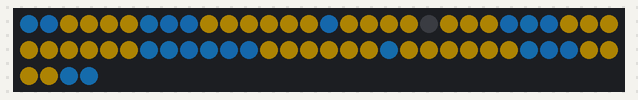
Simulated run of this sketch. Board: Arduino Uno, built with avr-gcc and run on an emulated ATmega328P. On the bench: 64 RGB LEDs in strip order, left to right, continuing on the next row. Dim RGB values are drawn brighter than linear.

Above: at 0.18 s.
At 10.34 s:
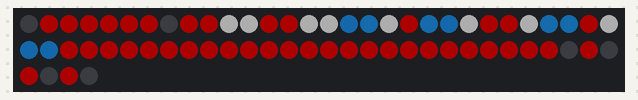
At 15.18 s:
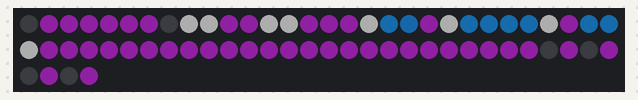
At 20.38 s:
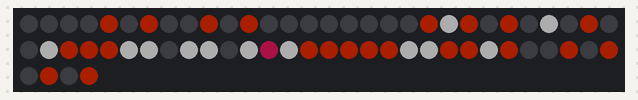
At 29.31 s:
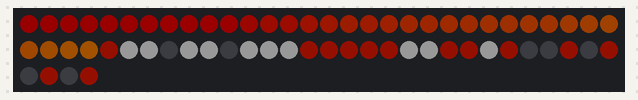
At 38.5 s:
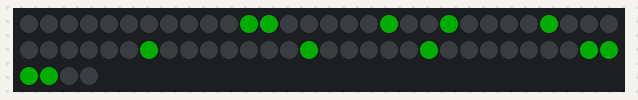

The sketch:

8x8_matrix.ino
```cpp
/* Arduino 256 RGB LEDs Matrix Animation Frame
 * Using WS2812 LED Strips


This code is in the public domain...

You can: copy it, use it, modify it, share it or just plain ignore it!
Thx!

*/

#include <avr/pgmspace.h>  // Needed to store stuff in Flash using PROGMEM
#include "FastLED.h"
#define NUM_LEDS 64
#define DATA_PIN 9
CRGB leds[NUM_LEDS];

#define FRAMES_PER_SECOND  120 //screensaver

// Create the array of retro arcade characters and store it in Flash memory
const long Spaceship1[] PROGMEM =
{
0x000000, 0x000000, 0x000000, 0x000000, 0x000000, 0x000000, 0x000000, 0x000000,
0x000000, 0x000000, 0x000000, 0x00ff00, 0x000000, 0x000000, 0x000000, 0x000000,
0x000000, 0x000000, 0x000000, 0x000000, 0x00ff00, 0x000000, 0x000000, 0x000000,
0x000000, 0x000000, 0x00ff00, 0x000000, 0x00ff00, 0x000000, 0x000000, 0x000000,
0x000000, 0x00ff00, 0x000000, 0x00ff00, 0x00ff00, 0x00ff00, 0x000000, 0x00ff00,
0x00ff00, 0x00ff00, 0x00ff00, 0x00ff00, 0x00ff00, 0x00ff00, 0x00ff00, 0x000000,
0x000000, 0x00ff00, 0x00ff00, 0x000000, 0x00ff00, 0x000000, 0x00ff00, 0x00ff00,
0x00ff00, 0x000000, 0x000000, 0x000000, 0x000000, 0x000000, 0x00ff00, 0x000000
};

const long Spaceship2[] PROGMEM =
{
0x000000, 0x000000, 0x000000, 0x000000, 0x000000, 0x000000, 0x000000, 0x000000,
0x000000, 0x000000, 0x000000, 0x000000, 0x00ff00, 0x000000, 0x000000, 0x000000,
0x000000, 0x000000, 0x000000, 0x00ff00, 0x000000, 0x000000, 0x000000, 0x000000,
0x000000, 0x000000, 0x000000, 0x00ff00, 0x000000, 0x00ff00, 0x000000, 0x000000,
0x00ff00, 0x000000, 0x00ff00, 0x00ff00, 0x00ff00, 0x000000, 0x00ff00, 0x000000,
0x000000, 0x00ff00, 0x00ff00, 0x00ff00, 0x00ff00, 0x00ff00, 0x00ff00, 0x00ff00,
0x00ff00, 0x00ff00, 0x000000, 0x00ff00, 0x000000, 0x00ff00, 0x00ff00, 0x000000,
0x000000, 0x00ff00, 0x000000, 0x000000, 0x000000, 0x000000, 0x000000, 0x00ff00
};


const long Bang0[] PROGMEM =
{
0x000000, 0x000001, 0x010001, 0x010001, 0x010100, 0x010101, 0x000100, 0x000101,
0x010100, 0x000101, 0xd50101, 0x010100, 0x010101, 0x010001, 0x010000, 0x010100,
0x000100, 0x010001, 0xd50100, 0x000000, 0xfeeb3a, 0x010100, 0x010001, 0x010101,
0x010101, 0x010101, 0xffea3a, 0xfffffe, 0xffea3b, 0x000101, 0x000001, 0x010101,
0x000100, 0x010000, 0x000000, 0x010100, 0xfeeb3b, 0x000100, 0x000100, 0x010000,
0x000101, 0x000001, 0x010001, 0x010101, 0x010000, 0x000101, 0x000000, 0x000001,
0x010100, 0x010101, 0x000001, 0x010000, 0x010100, 0x000100, 0x010000, 0x010000,
0x010000, 0x000001, 0x010001, 0x010101, 0x000001, 0x000001, 0x000101, 0x010001
};


const long Bang1[] PROGMEM =
{
0x000000, 0x000000, 0xff1f1f, 0x000000, 0x000000, 0x000000, 0x000000, 0xff1f1f,
0x000000, 0xf9d042, 0xf9d042, 0x000000, 0xf9d042, 0x000000, 0x000000, 0xff1f1f,
0x000000, 0xf9d042, 0xf9d042, 0xf9d042, 0xf9d042, 0xf9d042, 0x000000, 0x000000,
0xf9d042, 0xf9d042, 0xf9d042, 0x000000, 0x000000, 0xf9d042, 0x000000, 0xff1f1f,
0x000000, 0x000000, 0xf9d042, 0xf9d042, 0xf9d042, 0xf9d042, 0x000000, 0x000000,
0xff1f1f, 0xff1f1f, 0x000000, 0xf9d042, 0x000000, 0x000000, 0xff1f1f, 0x000000,
0xff1f1f, 0xff1f1f, 0x000000, 0xff1f1f, 0x000000, 0x000000, 0x000000, 0x000000,
0x000000, 0x000000, 0x000000, 0x000000, 0x000000, 0x000000, 0x000000, 0x000000
};

const long Bang2[] PROGMEM =
{
0x010001, 0x010001, 0xf9d043, 0x010100, 0x010101, 0xd50000, 0x010101, 0xf9d143,
0x000000, 0xd40001, 0x000001, 0x010100, 0x010001, 0x010101, 0x000100, 0x000101,
0x000000, 0x010100, 0x010101, 0x000101, 0x010101, 0x010101, 0x010101, 0x010100,
0xd50100, 0x010000, 0x010001, 0x000101, 0x000100, 0x010101, 0x000101, 0xf8d043,
0x000000, 0x000101, 0x010101, 0x010101, 0x050100, 0x000001, 0x010000, 0x010100,
0x000100, 0x000000, 0x010000, 0x000101, 0x010100, 0x000100, 0xd50001, 0x000001,
0xf9d043, 0x000001, 0xd50000, 0x010100, 0x010000, 0x000101, 0xd50100, 0x010001,
0x000100, 0x010000, 0x000001, 0xf8d043, 0x010101, 0x010100, 0x000100, 0x010001
};

const long Number0[] PROGMEM =
{
0x000000, 0x000000, 0x000000, 0x000000, 0x000000, 0x000000, 0x000000, 0x000000,
0x000000, 0x000000, 0x000000, 0x00ff00, 0x00ff00, 0x000000, 0x000000, 0x000000,
0x000000, 0x000000, 0x00ff00, 0x000000, 0x000000, 0x00ff00, 0x000000, 0x000000,
0x000000, 0x000000, 0x00ff00, 0x000000, 0x000000, 0x00ff00, 0x000000, 0x000000,
0x000000, 0x000000, 0x00ff00, 0x000000, 0x00ff00, 0x00ff00, 0x000000, 0x000000,
0x000000, 0x000000, 0x00ff00, 0x000000, 0x00ff00, 0x00ff00, 0x000000, 0x000000,
0x000000, 0x000000, 0x00ff00, 0x000000, 0x000000, 0x00ff00, 0x000000, 0x000000,
0x000000, 0x000000, 0x000000, 0x00ff00, 0x00ff00, 0x000000, 0x000000, 0x000000
};

const long Number1[] PROGMEM =
{
0x000000, 0x000000, 0x000000, 0x000000, 0x000000, 0x000000, 0x000000, 0x000000,
0x000000, 0x000000, 0x000000, 0x00ff00, 0x000000, 0x000000, 0x000000, 0x000000,
0x000000, 0x000000, 0x000000, 0x00ff00, 0x00ff00, 0x000000, 0x000000, 0x000000,
0x000000, 0x000000, 0x000000, 0x00ff00, 0x000000, 0x000000, 0x000000, 0x000000,
0x000000, 0x000000, 0x000000, 0x000000, 0x00ff00, 0x000000, 0x000000, 0x000000,
0x000000, 0x000000, 0x000000, 0x00ff00, 0x000000, 0x000000, 0x000000, 0x000000,
0x000000, 0x000000, 0x000000, 0x000000, 0x00ff00, 0x000000, 0x000000, 0x000000,
0x000000, 0x000000, 0x00ff00, 0x00ff00, 0x00ff00, 0x000000, 0x000000, 0x000000
};

const long Number2[] PROGMEM =
{
0x000000, 0x000000, 0x000000, 0x000000, 0x000000, 0x000000, 0x000000, 0x000000,
0x000000, 0x000000, 0x000000, 0x00ff00, 0x00ff00, 0x000000, 0x000000, 0x000000,
0x000000, 0x000000, 0x00ff00, 0x000000, 0x000000, 0x00ff00, 0x000000, 0x000000,
0x000000, 0x000000, 0x00ff00, 0x000000, 0x000000, 0x000000, 0x000000, 0x000000,
0x000000, 0x000000, 0x000000, 0x000000, 0x00ff00, 0x000000, 0x000000, 0x000000,
0x000000, 0x000000, 0x000000, 0x000000, 0x00ff00, 0x000000, 0x000000, 0x000000,
0x000000, 0x000000, 0x00ff00, 0x000000, 0x000000, 0x000000, 0x000000, 0x000000,
0x000000, 0x000000, 0x00ff00, 0x00ff00, 0x00ff00, 0x00ff00, 0x000000, 0x000000
};

const long Number3[] PROGMEM =
{
0x000000, 0x000000, 0x000000, 0x000000, 0x000000, 0x000000, 0x000000, 0x000000,
0x000000, 0x000000, 0x000000, 0x00ff00, 0x00ff00, 0x000000, 0x000000, 0x000000,
0x000000, 0x000000, 0x00ff00, 0x000000, 0x000000, 0x00ff00, 0x000000, 0x000000,
0x000000, 0x000000, 0x00ff00, 0x000000, 0x000000, 0x000000, 0x000000, 0x000000,
0x000000, 0x000000, 0x000000, 0x000000, 0x00ff00, 0x000000, 0x000000, 0x000000,
0x000000, 0x000000, 0x00ff00, 0x000000, 0x000000, 0x000000, 0x000000, 0x000000,
0x000000, 0x000000, 0x00ff00, 0x000000, 0x000000, 0x00ff00, 0x000000, 0x000000,
0x000000, 0x000000, 0x000000, 0x00ff00, 0x00ff00, 0x000000, 0x000000, 0x000000
};


const long pacman1[] PROGMEM =
{
0x2097f3, 0x2096f2, 0xfec106, 0xfec106, 0xffc007, 0xffc107, 0x2097f2, 0x2196f3,
0x2096f2, 0xfec006, 0xfec006, 0xfec007, 0xfec007, 0xffc007, 0xfec007, 0x2196f3,
0xfec007, 0xffc107, 0xffc107, 0xffc007, 0x010000, 0xfec006, 0xffc007, 0xfec107,
0x2096f2, 0x2197f3, 0x2196f3, 0xfec107, 0xfec006, 0xfec007, 0xfec006, 0xfec006,
0xffc006, 0xffc107, 0xfec007, 0xffc106, 0x2197f2, 0x2197f2, 0x2196f2, 0x2197f3,
0x2096f2, 0x2096f3, 0xffc107, 0xffc107, 0xffc006, 0xfec107, 0xfec106, 0xffc107,
0x2197f2, 0xffc107, 0xffc107, 0xffc106, 0xffc006, 0xffc106, 0xfec107, 0x2097f2,
0x2096f2, 0x2096f2, 0xffc106, 0xfec107, 0xfec106, 0xffc107, 0x2197f2, 0x2097f2
};

const long pacman2[] PROGMEM =
{
0x2197f3, 0x2196f2, 0xffc006, 0xfec006, 0xfec007, 0xffc106, 0x2197f2, 0x2197f2,
0x2197f3, 0xffc107, 0xfec007, 0xffc107, 0xfec106, 0xffc107, 0xffc107, 0x2096f3,
0xfec007, 0xffc007, 0xfec006, 0xfec007, 0x000101, 0xffc007, 0xfec006, 0x2097f3,
0xfec106, 0xffc106, 0xfec007, 0xffc106, 0xffc007, 0xffc007, 0xffc107, 0xfec006,
0xffc007, 0xffc006, 0xffc107, 0xffc106, 0xffc106, 0xffc107, 0xffc107, 0xffc006,
0x2097f3, 0xfec107, 0xfec006, 0xfec106, 0xfec106, 0xffc006, 0xfec107, 0xfec006,
0x2197f2, 0xfec006, 0xfec107, 0xffc007, 0xfec107, 0xfec007, 0xfec007, 0x2096f2,
0x2096f2, 0x2196f3, 0x2197f2, 0xffc106, 0xfec107, 0xffc106, 0x2196f3, 0x2196f2
};

const long ghost1[] PROGMEM =
{
0x000101, 0xff0000, 0xfe0000, 0xfe0000, 0xfe0101, 0xff0000, 0xff0100, 0x000101,
0xfe0100, 0xff0000, 0xfffeff, 0xfffffe, 0xfe0000, 0xff0101, 0xfffefe, 0xfffefe,
0x2196f2, 0x2197f2, 0xfeffff, 0xfe0101, 0x2097f2, 0x2196f3, 0xfeffff, 0xff0001,
0xfe0000, 0xfffefe, 0x2096f3, 0x2097f2, 0xfe0001, 0xfefffe, 0x2097f2, 0x2197f3,
0xff0000, 0xfe0100, 0xff0001, 0xff0100, 0xfe0100, 0xfe0000, 0xff0100, 0xfe0101,
0xff0101, 0xff0101, 0xfe0101, 0xfe0101, 0xff0000, 0xfe0001, 0xfe0000, 0xff0000,
0xff0101, 0xfe0101, 0xff0001, 0xff0000, 0xff0101, 0xfe0000, 0xfe0001, 0xff0001,
0x000100, 0xfe0101, 0x000101, 0xfe0101, 0x000100, 0xfe0001, 0x010001, 0xff0100
};

const long ghost2[] PROGMEM =
{
0x010001, 0xfe0001, 0xff0100, 0xfe0101, 0xfe0000, 0xfe0000, 0xfe0000, 0x000100,
0xfe0100, 0xfe0000, 0xfefeff, 0xfefffe, 0xff0101, 0xfe0101, 0xfffefe, 0xfeffff,
0x2196f3, 0x2197f3, 0xfffefe, 0xfe0001, 0x2097f2, 0x2196f3, 0xfeffff, 0xfe0100,
0xff0001, 0xffffff, 0x2097f3, 0x2097f3, 0xfe0001, 0xffffff, 0x2196f3, 0x2096f2,
0xfe0100, 0xff0101, 0xff0101, 0xff0001, 0xff0101, 0xfe0100, 0xff0101, 0xff0100,
0xff0000, 0xff0000, 0xfe0101, 0xfe0100, 0xfe0101, 0xfe0001, 0xff0101, 0xff0100,
0xff0100, 0xff0000, 0xfe0100, 0xfe0101, 0xfe0100, 0xff0101, 0xff0100, 0xff0100,
0xfe0000, 0x010101, 0xfe0100, 0x000100, 0xfe0100, 0x010000, 0xfe0001, 0x000000
};

const long ghost3[] PROGMEM =
{
0x000000, 0x9c26b1, 0x9d27b0, 0x9c26b1, 0x9d26b0, 0x9d26b0, 0x9c26b0, 0x000001,
0xffffff, 0xfefffe, 0x9c26b0, 0x9d27b0, 0xfffffe, 0xfffefe, 0x9d26b1, 0x9c26b1,
0x9c27b0, 0xfffeff, 0x2197f2, 0x2096f3, 0x9d26b0, 0xfefffe, 0x2097f2, 0x2096f3,
0x2197f3, 0x2197f3, 0xfffffe, 0x9c26b1, 0x2196f2, 0x2196f2, 0xfeffff, 0x9d26b0,
0x9d26b1, 0x9d27b0, 0x9d27b0, 0x9c27b1, 0x9c27b0, 0x9d27b1, 0x9c26b0, 0x9c27b1,
0x9c26b1, 0x9c26b1, 0x9c27b1, 0x9d26b1, 0x9c27b0, 0x9d26b0, 0x9d27b0, 0x9c26b0,
0x9c27b0, 0x9c27b0, 0x9d27b1, 0x9c26b0, 0x9d26b0, 0x9c26b0, 0x9c26b0, 0x9d26b1,
0x9c26b0, 0x010000, 0x9d26b0, 0x010001, 0x9c26b1, 0x010100, 0x9d27b1, 0x000101
};

const long ghost4[] PROGMEM =
{
0x000001, 0x9d27b0, 0x9c26b1, 0x9c26b0, 0x9c27b0, 0x9c26b0, 0x9c27b0, 0x000001,
0xfefffe, 0xffffff, 0x9c27b0, 0x9c26b0, 0xfffefe, 0xfefeff, 0x9c26b0, 0x9d27b1,
0x9c27b1, 0xfefffe, 0x2197f3, 0x2096f3, 0x9d27b1, 0xfefffe, 0x2197f3, 0x2197f3,
0x2197f3, 0x2197f2, 0xfefeff, 0x9c27b0, 0x2097f3, 0x2097f3, 0xfeffff, 0x9d26b1,
0x9d26b0, 0x9d26b0, 0x9c27b1, 0x9d26b1, 0x9c27b1, 0x9c27b1, 0x9c26b0, 0x9c26b1,
0x9c26b1, 0x9d27b1, 0x9c26b1, 0x9c27b1, 0x9c26b1, 0x9d26b0, 0x9c26b0, 0x9d27b1,
0x9d26b0, 0x9c27b1, 0x9c26b0, 0x9c26b0, 0x9c27b1, 0x9d26b1, 0x9c27b0, 0x9c26b1,
0x010000, 0x9c26b0, 0x000000, 0x9c26b1, 0x000000, 0x9c27b0, 0x010100, 0x9c27b1
};

const long ghost5[] PROGMEM =
{
0x010000, 0x000101, 0x0c46a0, 0x0d47a0, 0x0c46a1, 0x0d46a1, 0x010101, 0x000001,
0x000001, 0x0c47a0, 0xfefeff, 0x0c47a0, 0x0c46a1, 0xfffeff, 0x0c47a0, 0x010001,
0x0c47a0, 0x0c46a0, 0xfefefe, 0x0d46a0, 0x0c46a0, 0xfffffe, 0x0d46a1, 0x0c47a0,
0x0c47a1, 0x0d46a0, 0x0d46a0, 0x0d47a1, 0x0c46a1, 0x0d46a0, 0x0d46a1, 0x0d46a1,
0x0d46a1, 0x0c47a1, 0xfffefe, 0x0d46a0, 0xfefefe, 0x0d47a0, 0xfffffe, 0x0c47a0,
0x0d47a0, 0x0c46a0, 0xfeffff, 0x0c47a0, 0xfffeff, 0x0d46a1, 0xfffeff, 0x0c46a1,
0x0d47a1, 0x0d46a1, 0x0c47a1, 0x0c47a0, 0x0c47a1, 0x0d46a0, 0x0d47a0, 0x0c46a0,
0x0d46a1, 0x010000, 0x0c46a1, 0x000000, 0x0c46a0, 0x000001, 0x0d47a1, 0x010101
};

const long ghost6[] PROGMEM =
{
0x010100, 0x000001, 0x0c47a1, 0x0d47a0, 0x0c46a0, 0x0d46a0, 0x010101, 0x000100,
0x010000, 0x0d46a0, 0xfefefe, 0x0d47a1, 0x0d47a1, 0xffffff, 0x0c46a1, 0x000101,
0x0c47a1, 0x0c47a0, 0xfeffff, 0x0c46a0, 0x0d47a0, 0xfefefe, 0x0c46a1, 0x0d46a1,
0x0d46a0, 0x0c46a0, 0x0d46a0, 0x0c47a0, 0x0d46a1, 0x0d47a1, 0x0d47a1, 0x0d46a0,
0x0d46a1, 0xfffefe, 0x0d47a1, 0xfefeff, 0x0d46a1, 0xfefffe, 0x0d46a0, 0x0d47a1,
0x0d46a0, 0xfefefe, 0x0d47a0, 0xfefffe, 0x0c47a0, 0xfefeff, 0x0c47a0, 0x0d47a0,
0x0c47a0, 0x0c47a1, 0x0c47a0, 0x0c46a0, 0x0c46a1, 0x0d47a1, 0x0d47a0, 0x0c46a0,
0x000001, 0x0d46a1, 0x000101, 0x0d47a0, 0x010100, 0x0d47a0, 0x010100, 0x0c47a1
};

const long dog1[] PROGMEM =
{
0x010101, 0x000001, 0x000001, 0x010100, 0xdc2c00, 0x000100, 0xdd2c01, 0x010000,
0x000101, 0xdd2d01, 0x000001, 0xdd2c00, 0x000101, 0x000100, 0x000000, 0x010101,
0x000001, 0x000001, 0x010001, 0x010000, 0xdd2d00, 0xfffeff, 0xdc2d00, 0x000001,
0xdd2d01, 0x000101, 0xfffffe, 0x000001, 0xdc2c01, 0x000101, 0x010000, 0xfefefe,
0xdc2d01, 0xdc2c01, 0xdc2d00, 0xfffeff, 0xfefeff, 0x000001, 0xfffeff, 0xffffff,
0x000000, 0xfefffe, 0xe91e62, 0xfffefe, 0xdd2d01, 0xdc2d01, 0xdd2d01, 0xdd2d00,
0xdd2d00, 0xfffefe, 0xfefffe, 0xdd2c00, 0xdd2d01, 0xfeffff, 0xdd2c00, 0x010001,
0x010000, 0xdc2d00, 0x000001, 0xdc2d01, 0x010100, 0xdc2d00, 0x000101, 0xdd2c01
};

const long dog2[] PROGMEM =
{
0x010100, 0x000000, 0x010001, 0x010000, 0x000000, 0x010001, 0x000001, 0x010001,
0xdd2d00, 0xdc2d01, 0x000101, 0xdd2d01, 0xdc2c01, 0x000001, 0x000000, 0x010000,
0x010001, 0x000000, 0x000000, 0x000101, 0xdd2c01, 0xfefffe, 0xdd2d00, 0x010101,
0xdc2d00, 0x010001, 0xfffefe, 0x010001, 0xdc2c00, 0x010001, 0x010001, 0xfffefe,
0xdd2c01, 0xdd2c01, 0xdd2c01, 0xfefeff, 0xfffefe, 0x010101, 0xfffefe, 0xfefeff,
0x010100, 0xfffffe, 0xfefffe, 0xfeffff, 0xdc2c00, 0xdc2d00, 0xdd2c00, 0xdd2c01,
0xdd2c00, 0xffffff, 0xfefeff, 0xdc2d00, 0xdd2c01, 0xfefeff, 0xdc2d01, 0x000101,
0x000000, 0xdd2d01, 0x010000, 0xdd2d00, 0x010100, 0xdd2d01, 0x010101, 0xdc2c00
};


void setup() {
FastLED.addLeds<WS2811,DATA_PIN>(leds, NUM_LEDS);
FastLED.setBrightness(50);
}


void fadeall() { for(int i = 0; i < NUM_LEDS; i++) { leds[i].nscale8(250); } } //SWEEP

void loop() {
/////////////////////////////////////////////////////////////////////////////////////


for(int passtime = 0; passtime < 8; passtime++) { // Display it 8 times

FastLED.clear();
for(int i = 0; i < NUM_LEDS; i++) {
    leds[i] = pgm_read_dword(&(pacman1[i]));  // Read array from Flash
  }

FastLED.show();
delay(350);


// Put pacman2 second frame
FastLED.clear();
for(int i = 0; i < NUM_LEDS; i++) {
    leds[i] = pgm_read_dword(&(pacman2[i]));
  }

FastLED.show();
delay(350);

}

//////////////////////////////////////////////////////////////////////////////////////////

for(int passtime = 0; passtime < 8; passtime++) { // Display it 8 times

FastLED.clear();
for(int i = 0; i < NUM_LEDS; i++) {
    leds[i] = pgm_read_dword(&(ghost1[i]));  // Read array from Flash
  }

FastLED.show();
delay(300);


// Put ghost2 second frame
FastLED.clear();
for(int i = 0; i < NUM_LEDS; i++) {
    leds[i] = pgm_read_dword(&(ghost2[i]));
  }

FastLED.show();
delay(300);

}

////////////////////////////////////////////////////////////////////////////////////////////////////

for(int passtime = 0; passtime < 8; passtime++) { // Display it 8 times

FastLED.clear();
for(int i = 0; i < NUM_LEDS; i++) {
    leds[i] = pgm_read_dword(&(ghost3[i]));  // Read array from Flash
  }

FastLED.show();
delay(300);


// Put ghost4 second frame
FastLED.clear();
for(int i = 0; i < NUM_LEDS; i++) {
    leds[i] = pgm_read_dword(&(ghost4[i]));
  }

FastLED.show();
delay(300);

}
//////////////////////////////////////////////////////////////////////////////////////////////////////

for(int passtime = 0; passtime < 8; passtime++) { // Display it 8 times

FastLED.clear();
for(int i = 0; i < NUM_LEDS; i++) {
    leds[i] = pgm_read_dword(&(ghost5[i]));  // Read array from Flash
  }

FastLED.show();
delay(300);


// Put ghost6 second frame
FastLED.clear();
for(int i = 0; i < NUM_LEDS; i++) {
    leds[i] = pgm_read_dword(&(ghost6[i]));
  }

FastLED.show();
delay(300);

}

////////////////////////////////////////////////////////////////////////////////////

for(int passtime = 0; passtime < 10; passtime++) { // Display it 8 times

FastLED.clear();
for(int i = 0; i < NUM_LEDS; i++) {
    leds[i] = pgm_read_dword(&(dog1[i]));  // Read array from Flash
  }

FastLED.show();
delay(400);


// Put ghost6 second frame
FastLED.clear();
for(int i = 0; i < NUM_LEDS; i++) {
    leds[i] = pgm_read_dword(&(dog2[i]));
  }

FastLED.show();
delay(400);

}

////////////////////////////////////////////////////////////////////////////////////


// Swipe effect

  static uint8_t hue = 0;
  // First slide the led in one direction
  for(int i = 0; i < NUM_LEDS; i++) {
    // Set the i'th led to red
    leds[i] = CHSV(hue++, 255, 255);
    // Show the leds
    FastLED.show();
    // now that we've shown the leds, reset the i'th led to black
    // leds[i] = CRGB::Black;
    fadeall();
    // Wait a little bit before we loop around and do it again
    delay(25);
  }

  for(int i = (NUM_LEDS)-1; i >= 0; i--) {
    // Set the i'th led to red
    leds[i] = CHSV(hue++, 255, 255);
    // Show the leds
    FastLED.show();
    // now that we've shown the leds, reset the i'th led to black
    // leds[i] = CRGB::Black;
    fadeall();
    // Wait a little bit before we loop around and do it again
    delay(10);
  }


////////////////////////////////////////////////////////////////////////////////////


// Put Spaceship1 first frame
for(int passtime = 0; passtime < 4; passtime++) { // Display it 8 times

FastLED.clear();
for(int i = 0; i < NUM_LEDS; i++) {
    leds[i] = pgm_read_dword(&(Spaceship1[i]));  // Read array from Flash
  }

FastLED.show();
delay(500);


// Put Spaceship2 second frame
FastLED.clear();
for(int i = 0; i < NUM_LEDS; i++) {
    leds[i] = pgm_read_dword(&(Spaceship2[i]));
  }

FastLED.show();
delay(500);

}


// Swipe effect

//  static uint8_t hue = 0;
  // First slide the led in one direction
  for(int i = 0; i < NUM_LEDS; i++) {
    // Set the i'th led to red
    leds[i] = CHSV(hue++, 255, 255);
    // Show the leds
    FastLED.show();
    // now that we've shown the leds, reset the i'th led to black
    // leds[i] = CRGB::Black;
    fadeall();
    // Wait a little bit before we loop around and do it again
    delay(25);
  }

  for(int i = (NUM_LEDS)-1; i >= 0; i--) {
    // Set the i'th led to red
    leds[i] = CHSV(hue++, 255, 255);
    // Show the leds
    FastLED.show();
    // now that we've shown the leds, reset the i'th led to black
    // leds[i] = CRGB::Black;
    fadeall();
    // Wait a little bit before we loop around and do it again
    delay(10);
  }


////////////////////////////////////////////////////////////////////////////////////

// 3 2 1 BANG
for(int passtime = 0; passtime < 1; passtime++) { // Display it 8 times

FastLED.clear();
for(int i = 0; i < NUM_LEDS; i++) {
    leds[i] = pgm_read_dword(&(Number3[i]));  // Read array from Flash
  }

FastLED.show();
delay(1000);


// Put Number2 second frame
FastLED.clear();
for(int i = 0; i < NUM_LEDS; i++) {
    leds[i] = pgm_read_dword(&(Number2[i]));
  }

FastLED.show();
delay(1000);

// Put Number1 second frame
FastLED.clear();
for(int i = 0; i < NUM_LEDS; i++) {
    leds[i] = pgm_read_dword(&(Number1[i]));
  }

FastLED.show();
delay(1000);

}


///////////////////////////////////////////////////////////////////

// Put Bang0 first frame
for(int passtime = 0; passtime < 4; passtime++) {

FastLED.clear();
for(int i = 0; i < NUM_LEDS; i++) {
    leds[i] = pgm_read_dword(&(Bang0[i]));
  }

FastLED.show();
delay(350);


FastLED.clear();
for(int i = 0; i < NUM_LEDS; i++) {
    leds[i] = pgm_read_dword(&(Bang1[i]));
  }

FastLED.show();
delay(350);


// Put Bang2 second frame
FastLED.clear();
for(int i = 0; i < NUM_LEDS; i++) {
    leds[i] = pgm_read_dword(&(Bang2[i]));
  }

FastLED.show();
delay(350);

}

// Swipe effect

  for(int i = 0; i < NUM_LEDS; i++) {
    // Set the i'th led to red
    leds[i] = CHSV(hue++, 255, 255);
    // Show the leds
    FastLED.show();
    // now that we've shown the leds, reset the i'th led to black
    // leds[i] = CRGB::Black;
    fadeall();
    // Wait a little bit before we loop around and do it again
    delay(25);
  }

  for(int i = (NUM_LEDS)-1; i >= 0; i--) {
    // Set the i'th led to red
    leds[i] = CHSV(hue++, 255, 255);
    // Show the leds
    FastLED.show();
    // now that we've shown the leds, reset the i'th led to black
    // leds[i] = CRGB::Black;
    fadeall();
    // Wait a little bit before we loop around and do it again
    delay(10);
  }

////////////////////////////////////////////////////////////////////////////////////

}
```

Measured:
- what the display in image 5 shows lasts 1.0 s, from 38.5 s to 39.5 s
